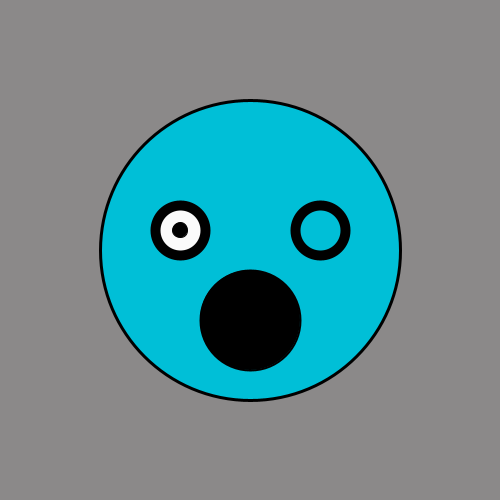
Frame 1 (no input)
Frame 60 (the mouse pressed at the canvas centre just before this capture): identical to frame 1, image omitted
Frame 120 (the mouse held since frame 60 and released just before this capture): identical to frame 1, image omitted

The Processing sketch that drew this single still picture (run headless with seeded random() and noise(); from frame 60 on, the mouse is pressed at the canvas centre):

// Processing sketch: processing_20711
// ── processing_20711.pde

//Kyle Lleses 
//PS1-1

void setup () {
  size (500, 500);
  smooth ();
}

void draw () {
  background (139, 137, 137);
  strokeWeight (3);
  fill (0, 191, 215);
    ellipse (250, 250, 300, 300);
  strokeWeight (10);
  fill (250, 250, 250);
    ellipse (180, 230, 50, 50);
  strokeWeight (10); 
   fill (0, 191, 215);
    ellipse (320, 230, 50, 50);
  fill (0, 0, 0);
  strokeWeight (1);
    ellipse (180, 230, 15, 15);
  strokeWeight (2);
  fill (0);
    ellipse (250, 320, 100, 100);
}
